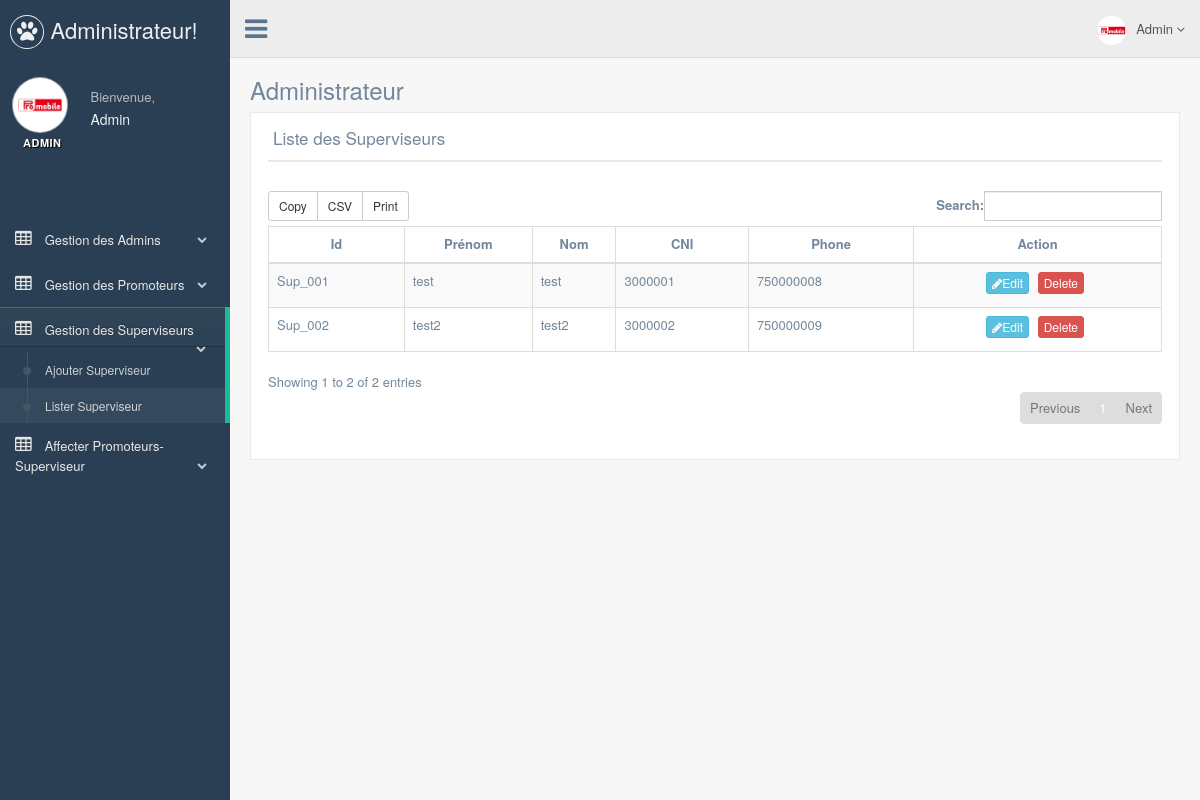
Screenshot of /admin/listerSuperviseur.php (signed in) with the database file from the repository.
### tables this page shows
CREATE TABLE `superviseur` (
  `id` bigint NOT NULL,
  `id_superviseur` varchar(100) NOT NULL,
  `prenom` varchar(100) NOT NULL,
  `nom` varchar(100) NOT NULL,
  `cni` bigint NOT NULL,
  `email` varchar(100) NOT NULL,
  `telephone` int NOT NULL,
  `password` varchar(100) NOT NULL
);

### admin/listerSuperviseur.php (the view, shortened to what this page needs)
<?php
        $login = $_SESSION['login'];
        if(!isset($login)){
            header('Location: index.php?id=55');
            exit();
        }
        else {
                require_once('header.php');
        }
?>
      <div class="right_col" role="main">
        <div class="">
          <div class="page-title">
            <div class="title_left">
              <h3>
                   Administrateur
                </h3>
            </div>
            <div class="title_right">
              <div class="col-md-5 col-sm-5 col-xs-12 form-group pull-right top_search">
              </div>
            </div>
          </div>
          <div class="clearfix"></div>
          <div class="row">
            <div class="col-md-12 col-sm-12 col-xs-12">
              <div class="x_panel">
                <div class="x_title">
                  <h2>Liste des Superviseurs <small> Admin</small></h2>
                  <div class="clearfix"></div>
                </div>
                  <br/>
        <?php
                require_once 'db_connect.php';
                $query  = "SELECT * FROM superviseur ";
                $result = mysqli_query($conn,$query);
                if(mysqli_num_rows($result)){
                        ?>
		<table id="datatable-buttons" class="table table-striped table-bordered">
                    <thead>
                             <tr>
                               <td  align="center"><strong>Id</strong></td><td  align="center"><strong>Prénom</strong></td> <td align="center" ><strong>Nom</strong></td><td align="center" ><strong>CNI</strong></td> <td align="center" ><strong>Phone</strong></td><td align="center"><strong>Action</strong></td>
                            </tr>
                    </thead>
                    <tbody>
			<?php while ($client = mysqli_fetch_object($result)){
                                 ?>
                                <tr>
                                    <td>
                                        <?php echo $client->id_superviseur ; ?>
                                    </td>
                                    <td>
                                        <?php echo $client->prenom ; ?>
                                    </td>
                                    <td>
                                        <?php echo $client->nom ; ?>
                                    </td>
                                    <td>
                                        <?php echo $client->cni ; ?>
                                    </td>
                                    <td>
                                        <?php echo $client->telephone; ?>
                                    </td>
                                    <td align="center">
					<a href="modifierSuperviseur.php?id_superviseur=<?php echo $client->id_superviseur;?>" class="btn btn-info btn-xs"><i class="fa fa-pencil"></i>Edit</a>
					<a href="supprimerSuperviseur.php?id_superviseur=<?php echo $client->id_superviseur;?>" class="btn btn-danger btn-xs"<i class="fa fa-trash-o"></i>Delete</a>
				    </td>
                                </tr>
                                <?php } ?>
                    </tbody>
                  </table>
         <?php }
                else {
                        echo "  <script type=\"text/javascript\">alert(\"Vous n'avez pas encore ajouter de promoteur\");
                                 location =\"./ajouterAdmin.php\"
                                </script>";
                }
                ?>
          </div>
        <div id="custom_notifications" class="custom-notifications dsp_none">
          <div class="clearfix"></div>
        </div>

### rows the page displays
superviseur: id_superviseur "Sup_001", prenom "test", nom "test", cni "3000001", telephone "750000008"
superviseur: id_superviseur "Sup_002", prenom "test2", nom "test2", cni "3000002", telephone "750000009"
